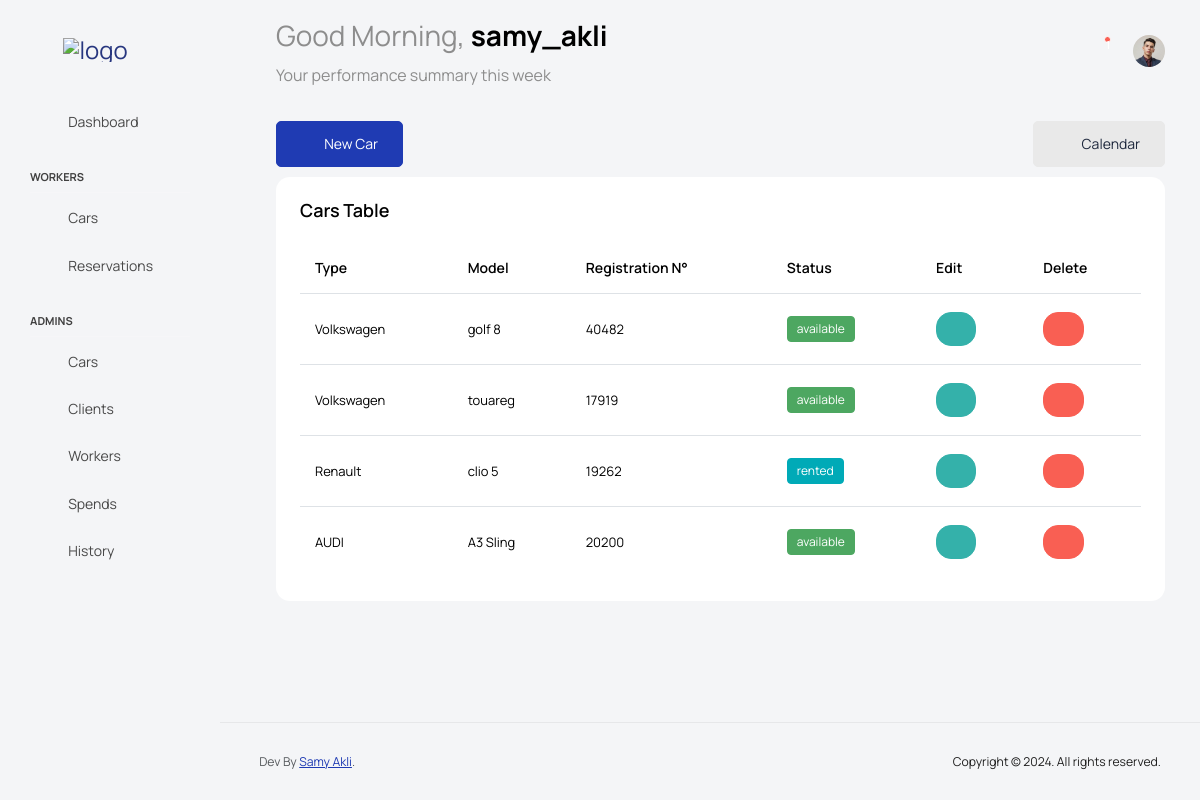
Screenshot of /cars (signed in) with the database file from the repository.
### car_rental/models.py (models this page shows, shortened)
class Worker(models.Model):
    genders = [
        ('male','Male'),
        ('female','Female'),
    ]
    user = models.OneToOneField(User, on_delete=models.CASCADE)
    avatar = models.ImageField(upload_to='worker-profile/', null=True, blank=True)
    first_name = models.CharField(max_length=50, null=True, blank=True)
    last_name = models.CharField(max_length=50, null=True, blank=True)
    CIN = models.CharField(max_length=50, null=True, blank=True)
    birth_date = models.DateField(null=True, blank=True)
    address = models.CharField(max_length=50, null=True, blank=True)
    driver_license_number = models.CharField(max_length=50, null=True, blank=True)
    phone_number = models.CharField(max_length=50, null=True, blank=True)
    gender = models.CharField(max_length=50, choices=genders, null=True, blank=True)
    email = models.EmailField(max_length=50, null=True, blank=True)
    availability = models.BooleanField(default=True)
    created_at = models.DateTimeField(auto_now_add=True, null=True, blank=True)

class Car(models.Model):
    car_status = [
        ('available','Available'),
        ('broke','Broke'),
        ('unavailable','Unavailable'),
        ('rented','Rented'),
    ]
    type = models.ForeignKey(Category, on_delete=models.PROTECT, null=True, blank=True)
    model = models.CharField(max_length=50)
    model_year = models.IntegerField(null=True, blank=True)
    matricule = models.CharField(max_length=50, null=False, blank=False)
    car_picture = models.ImageField(upload_to='car-pictures/', null=True, blank=True)
    price_day = models.DecimalField(max_digits=10, decimal_places=2, null=False, blank=False)
    availability = models.BooleanField(default=True)
    status = models.CharField(max_length=50, choices=car_status, default='available', null=True, blank=True)
    problems = models.CharField(max_length=500, null=True, blank=True)
    problems_picture = models.ImageField(upload_to='car-pictures/', null=True, blank=True)
    color = models.CharField(max_length=10, null=True, blank=True)
    car_power = models.IntegerField(null=True, blank=True)
    created_at = models.DateTimeField(auto_now_add=True, null=True, blank=True)

class Category(models.Model):
    type = models.CharField(max_length=50)
    type_picture = models.ImageField(upload_to='tyoe-pictures/', null=True, blank=True)
    def __str__(self):
        return self.type

### car_rental/views.py (the view, shortened to what this page needs)
# urls.py: path('cars', views.cars, name='cars'),
@login_required
@permission_required('car_rental.can_view_cars', raise_exception=False)
def cars(request):
    notifications = Notification.objects.filter(recipient=request.user).order_by('-created_at')
    unread_notifications = notifications.filter(is_read=False)
    context = {
        'category': Category.objects.all(),
        'cars': Car.objects.all().order_by('-created_at'),
        'form': CarForm(),
        'notifications': notifications,
        'unread_notifications': unread_notifications,
    }
    return render(request, 'pages/cars.html', context)

### templates/pages/cars.html (shortened to what this page needs)
{% extends 'base.html' %}
{% block content %}
<div class="main-panel">
    <div class="content-wrapper">
      <div class="row">
        <div class="d-grid gap-2 d-flex justify-content-between">
          <button type="button" class="btn btn-primary btn-icon-text" data-bs-toggle="modal" data-bs-target="#exampleModal" data-bs-whatever="@mdo" style="margin-bottom: 10px;">
            <i class="ti-plus btn-icon-prepend"></i> New Car
          </button>
            <a type="button" class="btn btn-light btn-icon-text" style="margin-bottom: 10px;">
              <i class="ti-calendar btn-icon-prepend"></i> Calendar
            </a>
        </div>
        <div class="col-lg-12 grid-margin stretch-card">
          <div class="card">
            <div class="card-body">
              <h4 class="card-title">Cars Table</h4>
              <div class="table-responsive">
                <table class="table table-hover">
                  <thead>
                    <tr>
                      <th> Type </th>
                      <th> Model </th>
                      <th> Registration N° </th>
                      <th> Status </th>
                      <th> Edit </th>
                      <th> Delete </th>
                    </tr>
                  </thead>
                  <tbody>
                    {% for car in cars %}
                    <tr>
                      <td> {{car.type}} </td>
                      <td> {{car.model}} </td>
                      <td> {{car.matricule}} </td>
                      <td>
                        {% if car.status == 'available' %}
                        <label class="badge badge-success">{{car.status}}</label>
                        {% elif car.status == 'rented' %}
                        <label class="badge badge-info">{{car.status}}</label>
                        {% elif car.status == 'broke' %}
                        <label class="badge badge-warning">{{car.status}}</label>
                        {% elif car.status == 'unavailable' %}
                        <label class="badge badge-danger">{{car.status}}</label>
                        {% else %}
                        <label class="badge badge-dark">{{car.status}}</label>
                        {% endif %}
                      </td>
                      <td>
                        <a href="{% url "car_edit" car.id %}">
                          <button type="button" class="btn btn-success btn-rounded btn-icon btn-sm">
                            <i class="ti-pencil"></i>
                          </button>
                        </a>
                      </td>
                      <td>
                        <a href="{% url "car_delete" car.id %}">
                          <button type="button" class="btn btn-danger btn-rounded btn-icon btn-sm">
                            <i class="ti-trash"></i>
                          </button>
                        </a>
                      </td>
                    </tr>
                    {% endfor %}
                  </tbody>
                </table>
              </div>
            </div>
          </div>
        </div>
      </div>
    </div>
{% endblock %}

### templates/parts/navbar.html (shortened to what this page needs)
{% load static %}
<div class="container-scroller">
    <nav class="navbar default-layout col-lg-12 col-12 p-0 fixed-top d-flex align-items-top flex-row">
      <div class="text-center navbar-brand-wrapper d-flex align-items-center justify-content-start">
        <div class="me-3">
          <button class="navbar-toggler navbar-toggler align-self-center" type="button" data-bs-toggle="minimize">
            <span class="icon-menu"></span>
          </button>
        </div>
        <div>
          <a class="navbar-brand brand-logo" href="{% url 'stats' %}">
            <img src="{% static 'images/logog.png' %}" alt="logo"/>
          </a>
        </div>
      </div>
      <div class="navbar-menu-wrapper d-flex align-items-top">
        {% if user.is_authenticated %}
        <ul class="navbar-nav">
          <li class="nav-item fw-semibold d-none d-lg-block ms-0">
            <h1 class="welcome-text">Good Morning, <span class="text-black fw-bold">{{ user.username }}</span></h1>
            <h3 class="welcome-sub-text">Your performance summary this week </h3>
          </li>
        </ul>
        <ul class="navbar-nav ms-auto">
          <li class="nav-item">
            <form class="search-form" method="GET" action="{% url 'search' %}">
                <i class="icon-search"></i>
                <input type="search" class="form-control" name="q" placeholder="Search Here" title="Search here">
            </form>
          </li>
          <li class="nav-item dropdown">
            <a class="nav-link count-indicator" id="notificationDropdown" href="#" data-bs-toggle="dropdown">
                <i class="icon-bell"></i>
                <span class="count">
                    {{ unread_notifications.count }}
                </span>
            </a>
        </li>
        <li class="nav-item dropdown user-dropdown">
          <a class="nav-link" id="UserDropdown" href="#" data-bs-toggle="dropdown" aria-expanded="false">
            {% if user.worker.avatar %}
            <img class="img-xs rounded-circle" src="{{ user.worker.avatar.url }}" alt="Profile image">
            {% else %}
            <img class="img-xs rounded-circle" src="{% static 'images/faces/face28.png' %}" alt="Profile image">
            {% endif %}
          </a>
          {% endif %}
        </li>
      </div>
    </nav>

### rows the page displays
Car: type "Volkswagen", model "golf 8", matricule "40482", status "available"
Car: type "Volkswagen", model "touareg", matricule "17919", status "available"
Car: type "Renault", model "clio 5", matricule "19262", status "rented"
Car: type "AUDI", model "A3 Sling", matricule "20200", status "available"

### other values shown
{{ user.username }} "samy_akli"
{{ unread_notifications.count }} "1"
